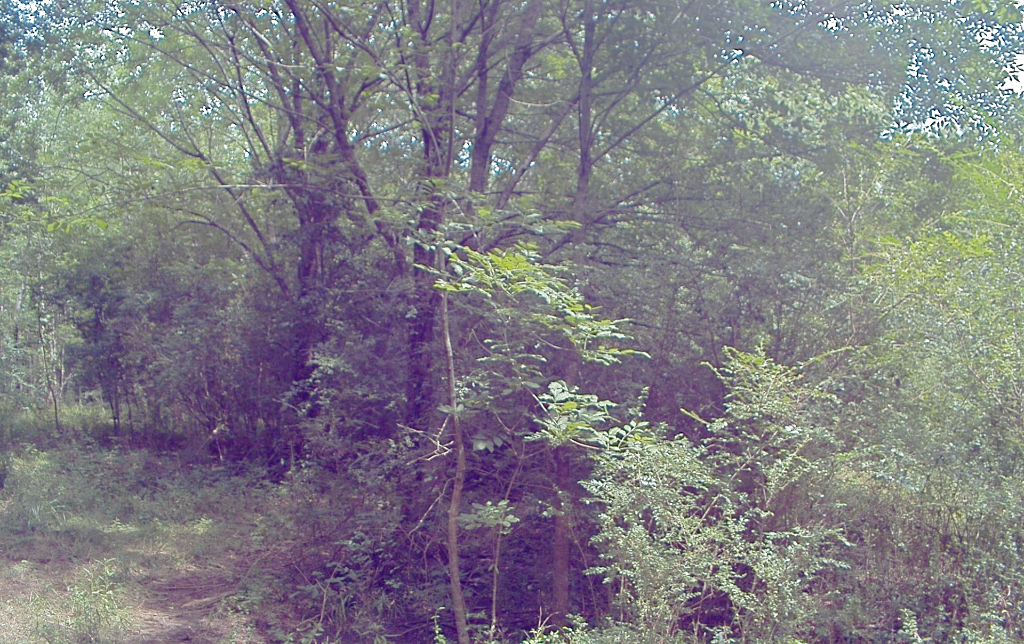
#> input picture cavs/compressionStuff/videoCompression/Brown_Field/Test/imgs/frame001.png, 1024 x 644 px; its folder holds only this picture in this run
$ python jpeg_claude_v2.py
#> lines starting #> are read from the running program, lines starting #| are printed output that depends on the picture
#!/usr/bin/env python
from pathlib import Path
import json
import numpy as np
import sys
import os
import math
import matplotlib.pyplot as plt
from PIL import Image
import pandas as pd
import glob
from io import BytesIO
from skimage.metrics import peak_signal_noise_ratio, structural_similarity
import csv
import time

import random
from matplotlib import image

#the sizes are based on the memory size of the elements in the numpy array. (why: so we don't take into account extra numpy metadata or any extra metadata that could change from version to version or computer to computer)

# Paths and directories
paths = ['Test/imgs/*.png', 'Train/imgs/*.png']
path_names = ['Test', 'Train']
srcpath = "/scratch/aniemcz/cavsMiniLossyCompressorsV2/mixed"
dest = 'output/'

# Function to calculate PSNR and SSIM
def calculate_metrics(original, compressed):
    original_array = np.array(original)
    compressed_array = np.array(compressed)
    psnr_value = peak_signal_noise_ratio(original_array, compressed_array)
    ssim_value = structural_similarity(original_array, compressed_array, channel_axis=2)
    return psnr_value, ssim_value

# Prepare CSV file
csv_file = 'compression_metrics.csv'
csv_header = ['filename', 'quality', 'uncompressed_size_bytes', 'compressed_size_bytes', 'psnr', 'ssim', 'split', 'time_to_compress', 'time_to_decompress', 'total_time']
with open(csv_file, 'w', newline='') as f:
    writer = csv.writer(f)
    writer.writerow(csv_header)

for i, path in enumerate(paths):
    l = glob.glob( os.path.join(srcpath, path) )
    l.sort()

    path_name = path_names[i]

    print(f"{len(l)} is the number of images found for {path}")

    print(f"Processing {len(l)} images in {path}")
    for name in l:
        print(f"Processing {name}")

        im1 = Image.open(name)
#> im1 is the input picture: PIL image 1024x644 RGB; mean R, G, B 127.3, 126.1, 130.7

        imgNp = np.array(im1)
        uncompressed_size = imgNp.nbytes
#> uncompressed_size = 1978368

        for Quality in range(0, 101, 10):
            buffer = BytesIO()

            # Measure compression time
            start_compress = time.time()
            im1.save(buffer, "JPEG", quality=Quality)
            end_compress = time.time()
            time_to_compress = end_compress - start_compress

            # Measure decompression time
            start_decompress = time.time()
            compressed_image = Image.open(buffer)
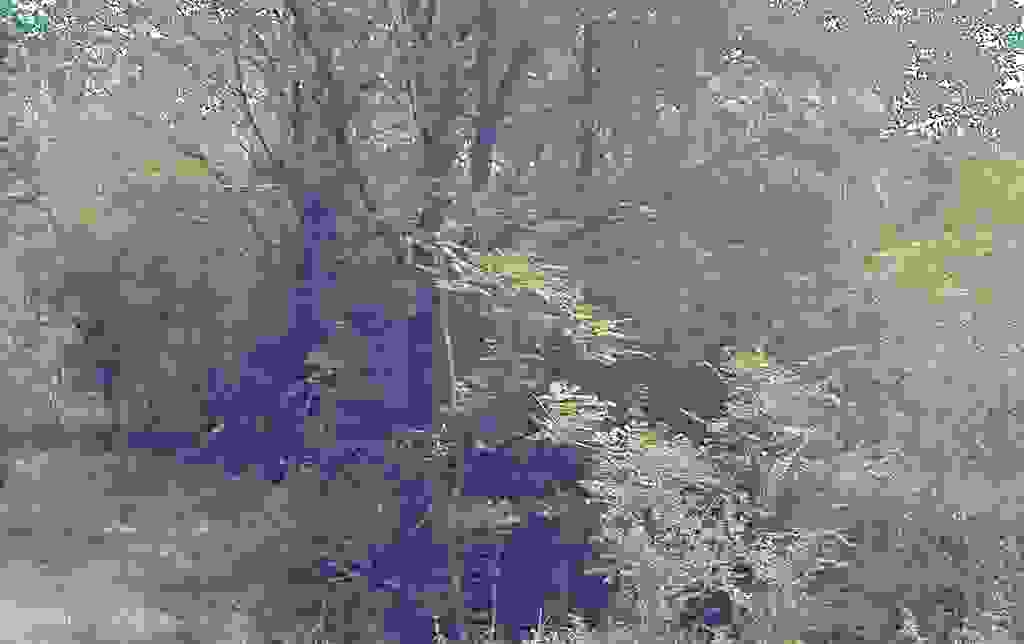
#> compressed_image: PIL image 1024x644 RGB; mean R, G, B 126.9, 126.3, 130.4
            compressed_image.load()  # This forces the image to be fully loaded
            end_decompress = time.time()
            time_to_decompress = end_decompress - start_decompress

            total_time = time_to_compress + time_to_decompress

            # Calculate metrics
            psnr, ssim = calculate_metrics(im1, compressed_image) #takes in pillow image and returns decimal values for psnr and ssim
#> in calculate_metrics, `psnr_value = peak_signal_noise_ratio(original_array, compressed_array)`: psnr_value = 19.93
#> in calculate_metrics, `ssim_value = structural_similarity(original_array, compressed_array, c..`: ssim_value = 0.346
#> psnr = 19.93; ssim = 0.346

            # Get compressed size
            #buffer.seek(0, 2)  # Go to the end of the buffer
            #compressed_size = buffer.tell()  # Get current position (size)
            compressed_size = np.frombuffer(buffer.getvalue(), dtype=np.uint8).nbytes #you can do the above too although this way it is consistent with sizes for lossy compressor script

            dest_2 = '/Train/rgb/' if path_name.capitalize() == "Train" else '/Test/rgb/'
            path = dest + 'Q' + str(Quality) + dest_2

            # Create directory if it doesn't exist
            #os.makedirs(path, exist_ok=True) #commented out for now since im not saving them

            filename = os.path.basename(name).split('/')[-1]
            filename = filename.split('.', 1)[0] + '.jpg'
            location = path + filename

            #print(f"Saving to {location}")

            # Save the compressed image
            #with open(location, "wb") as handle:
                #handle.write(buffer.getvalue())

            # Write metrics to CSV
            with open(csv_file, 'a', newline='') as f:
                writer = csv.writer(f)
                writer.writerow([filename, Quality, uncompressed_size, compressed_size, psnr, ssim, path_name, time_to_compress, time_to_decompress, total_time])

print(f"Compression analysis complete. Results saved to {csv_file}")
